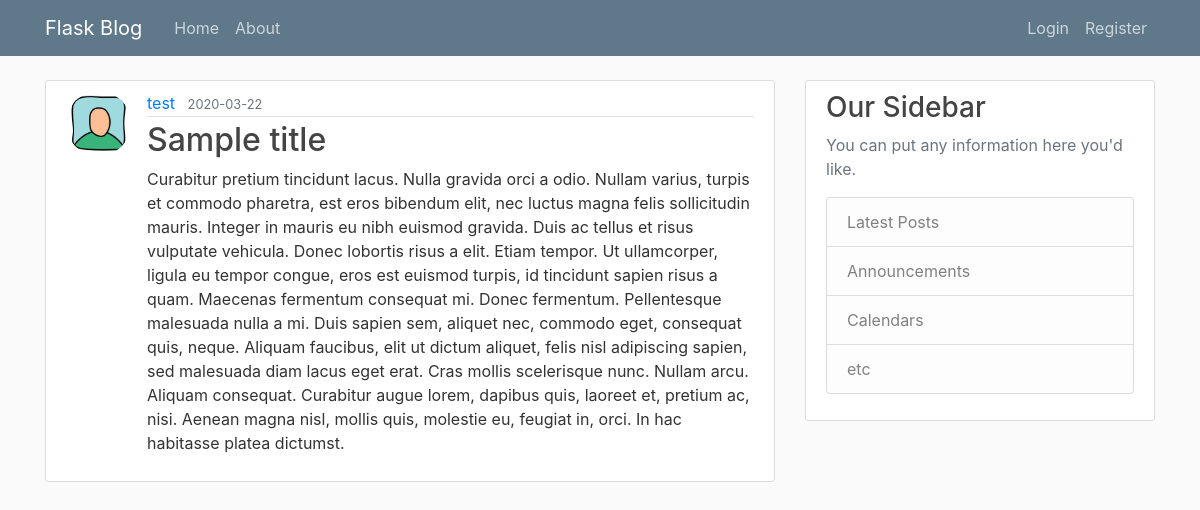
The app's page /post/16 with its own data.
### flaskblog/models.py (models this page shows, shortened)
class User(db.Model, UserMixin):
    id = db.Column(db.Integer, primary_key=True)
    username = db.Column(db.String(20), unique=True, nullable=False)
    email = db.Column(db.String(120), unique=True, nullable=False)
    image_file = db.Column(db.String(120), nullable=False, default='default.png')
    password = db.Column(db.String(60), nullable=False)
    posts = db.relationship('Post', backref='author', lazy=True)

class Post(db.Model):
    id = db.Column(db.Integer, primary_key=True)
    title = db.Column(db.String(100), nullable=False)
    date_posted = db.Column(db.DateTime(), nullable=False, default=datetime.utcnow)
    content = db.Column(db.Text, nullable=False)
    user_id = db.Column(db.Integer, db.ForeignKey('user.id'), nullable=False)

### flaskblog/posts/routes.py (the view)
@posts.route('/post/<int:post_id>', methods=['GET', 'POST'])
def post(post_id):
    post = Post.query.get_or_404(post_id)
    return render_template('post.html', title=post.title, post=post)

### flaskblog/templates/post.html (shortened to what this page needs)
{% extends "base.html" %}
{% block body %}
<article class="media content-section">
    <img class="rounded-circle article-img"
        src="{{ url_for('static', filename='profile_pics/' + post.author.image_file)}}">
  <div class="media-body">
    <div class="article-metadata">
      <a class="mr-2" href="{{url_for('users.user_posts', user_name=post.author.username)}}">{{ post.author.username }}</a>
      <small class="text-muted">{{ post.date_posted.strftime('%Y-%m-%d') }}</small>
    </div>
    <h2 class="article-title">{{ post.title }}</h2>
    <p class="article-content">{{ post.content }}</p>
  </div>
</article>
{% endblock body %}

### flaskblog/static/main.css (style rules this page uses)
body { background: #fafafa; color: #333333; margin-top: 5rem; }
h1, h2, h3, h4, h5, h6 { color: #444444; }
.content-section { background: #ffffff; padding: 10px 20px; border: 1px solid #dddddd; border-radius: 3px; margin-bottom: 20px; }
.article-title { color: #444444; }
.article-content { white-space: pre-line; }
.article-img { height: 65px; width: 65px; margin-right: 16px; }
.article-metadata { padding-bottom: 1px; margin-bottom: 4px; border-bottom: 1px solid #e3e3e3 }

### records on screen
User: image_file (placeholder picture), author.username "test"
Post: date_posted "2020-03-22", title "Sample title", content "Curabitur pretium tincidunt lacus. Nulla gravida orci a odio. Nullam varius, turpis et commodo pharetra, est eros bibendum elit, nec luctus magna felis sollicitudin mauris. Integer in mauris eu nibh euismod gravida. Duis ac tellus et risus vulputate vehicula. Donec lobortis risus a elit. Etiam tempor. Ut ullamcorper, ligula eu tempor congue, eros est euismod turpis, id tincidunt sapien risus a quam. Maecenas fermentum consequat mi. Donec fermentum. Pellentesque malesuada nulla a mi. Duis sapien sem, aliquet nec, commodo eget, consequat quis, neque. Aliquam faucibus, elit ut dictum aliquet, felis nisl adipiscing sapien, sed malesuada diam lacus eget erat. Cras mollis scelerisque nunc. Nullam…"
